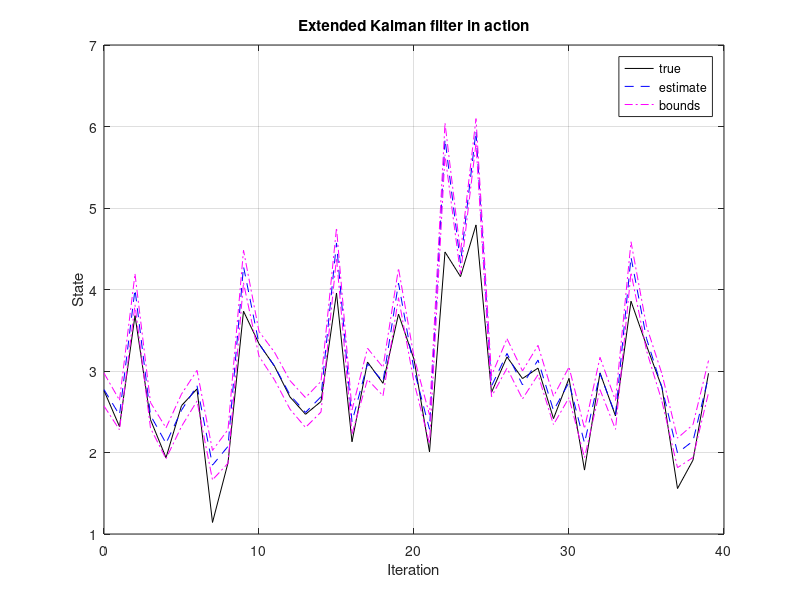
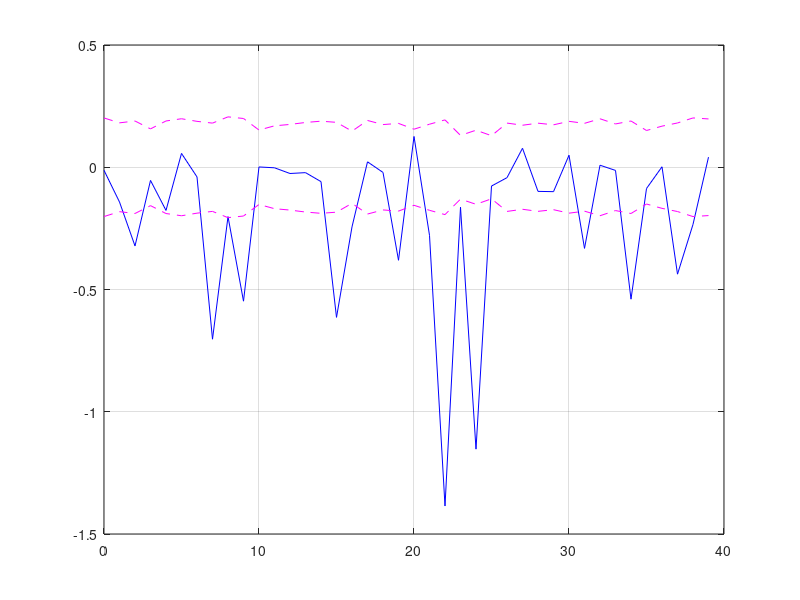

MATLAB code for these plots, in order: (Note: this script raises an error after producing the figures.)
% Initialize simulation variables
SigmaW = 1; % Process noise covariance
SigmaV = 2; % Sensor noise covariance
maxIter = 40;

xtrue =2+ randn(1); % Initialize true system initial state
xhat = 2; % Initialize Kalman filter initial estimate
SigmaX = 1; % Initialize Kalman filter covariance
u = 0; % Unknown initial driving input: assume zero
% Reserve storage for variables we might want to plot/evaluate
xstore = zeros(maxIter+1,length(xtrue)); xstore(1,:) = xtrue;
xhatstore = zeros(maxIter,length(xhat));
SigmaXstore = zeros(maxIter,length(xhat)^2);

for k = 1:maxIter
    % EKF Step 0: Compute Ahat, Bhat
    % Note: For this example, x(k+1) = sqrt(5+x(k)) + w(k)
    Ahat = 0.5/sqrt(5+xhat); Bhat = 1;
    % EKF Step 1a: State estimate time update
    % Note: You need to insert your system's f(...) equation here
    xhat = sqrt(5+xhat);
    % EKF Step 1b: Error covariance time update
    SigmaX = Ahat*SigmaX*Ahat' + Bhat*SigmaW*Bhat';
    % [Implied operation of system in background, with
    % input signal u, and output signal z]
    w = chol(SigmaW)'*randn(1);
    v = chol(SigmaV)'*randn(1);
    ztrue = xtrue^3 + v; % z is based on present x and u
    xtrue = sqrt(5+xtrue) + w; % future x is based on present u
    % EKF Step 1c: Estimate system output
    % Note: You need to insert your system's h(...) equation here
    Chat = 3*xhat^2; Dhat = 1;
    zhat = xhat^3;
    % EKF Step 2a: Compute Kalman gain matrix
    L = SigmaX*Chat'/(Chat*SigmaX*Chat' + Dhat*SigmaV*Dhat');
    % EKF Step 2b: State estimate measurement update
    xhat = xhat + L*(ztrue - zhat);
    xhat = max(-5,xhat); % don't get square root of negative xhat!
    % EKF Step 2c: Error covariance measurement update
    SigmaX = SigmaX - L*Chat*SigmaX;
    % [Store information for evaluation/plotting purposes]
    xstore(k+1,:) = xtrue; xhatstore(k,:) = xhat;
    SigmaXstore(k,:) = SigmaX(:);
end
figure(1); clf;
plot(0:maxIter-1,xstore(1:maxIter),'k-',0:maxIter-1,xhatstore,'b--', ...
0:maxIter-1,xhatstore+3*sqrt(SigmaXstore),'m-.',...
0:maxIter-1,xhatstore-3*sqrt(SigmaXstore),'m-.'); grid;
legend('true','estimate','bounds'); xlabel('Iteration'); ylabel('State');
title('Extended Kalman filter in action');
figure(2); clf;
plot(0:maxIter-1,xstore(1:maxIter)-xhatstore,'b-',0:maxIter-1, ...
3*sqrt(SigmaXstore),'m--',0:maxIter-1,-3*sqrt(SigmaXstore),'m--');
grid; legend('Error','bounds',0);
title('EKF Error with bounds');
xlabel('Iteration'); ylabel('Estimation Error');    
